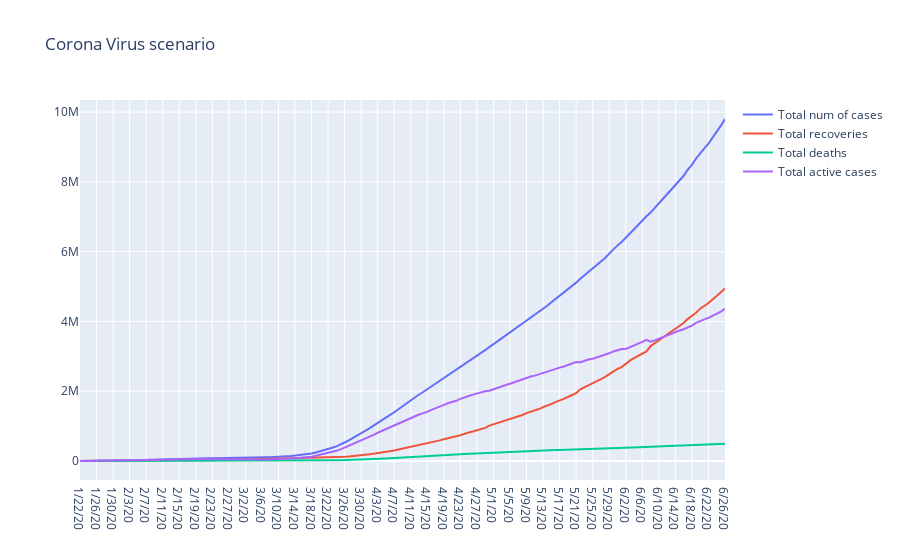

Notebook code cell kept with this figure:
### Code cell
data=[trace0,trace1,trace2,trace3]
layout=go.Layout(title='Corona Virus scenario')
fig=go.Figure(data,layout)
fig.show()

### Figure 1 — Plotly figure (JSON) as saved in the notebook; plotly's stock layout.template omitted (floating-point values rounded to 4 significant figures; data arrays with more than 128 entries replaced by an {"elided": "..."} marker saying what was removed)
{"data": [{"mode": "lines", "name": "Total num of cases", "type": "scatter", "x": {"elided": "157 str values"}, "y": {"elided": "157 int values"}}, {"mode": "lines", "name": "Total recoveries", "type": "scatter", "x": {"elided": "157 str values"}, "y": {"elided": "157 int values"}}, {"mode": "lines", "name": "Total deaths", "type": "scatter", "x": {"elided": "157 str values"}, "y": {"elided": "157 int values"}}, {"mode": "lines", "name": "Total active cases", "type": "scatter", "x": {"elided": "157 str values"}, "y": {"elided": "157 int values"}}], "layout": {"title": {"text": "Corona Virus scenario"}}}
